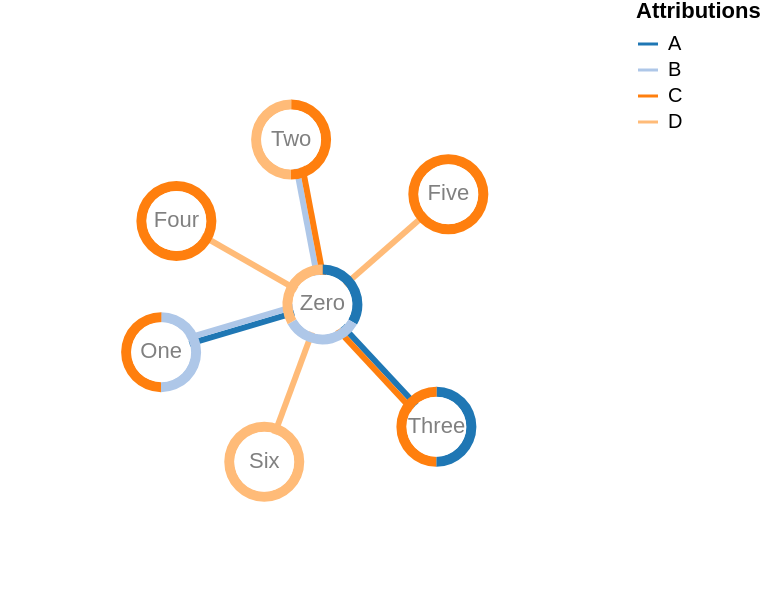

Here is the Vega-Lite specification saved for this chart:
### Vega specification from a JSON file in a GitHub repository (floating-point values rounded to 4 significant figures)
{"$schema": "https://vega.github.io/schema/vega/v5.json", "description": "A node-link diagram with force-directed and attributions as arc-segments, multilines.", "width": 300, "height": 300, "padding": 0, "signals": [{"name": "cx", "update": "width / 2"}, {"name": "cy", "update": "height / 2"}, {"name": "innerRadius", "value": 15}, {"name": "bandWidth", "value": 5}, {"name": "nodeCharge", "value": -80}, {"name": "linkDistance", "value": 80}, {"name": "lineWidth", "value": 3}, {"name": "static", "value": true, "bind": {"input": "checkbox"}}, {"description": "State variable for active node fix status.", "name": "fix", "value": false, "on": [{"events": "symbol:mouseout[!event.buttons], window:mouseup", "update": "false"}, {"events": "symbol:mouseover", "update": "fix || true"}, {"events": "[symbol:mousedown, window:mouseup] > window:mousemove!", "update": "xy()", "force": true}]}, {"description": "Graph node most recently interacted with.", "name": "node", "value": null, "on": [{"events": "symbol:mouseover", "update": "fix === true ? item() : node"}]}, {"description": "Flag to restart Force simulation upon data changes.", "name": "restart", "value": false, "on": [{"events": {"signal": "fix"}, "update": "fix && fix.length"}]}], "scales": [{"name": "color", "type": "ordinal", "range": {"scheme": "category20"}, "domain": {"sort": {"order": "ascending"}, "fields": [{"data": "node-attributions", "field": "attribution"}, {"data": "link-attributions", "field": "attribution"}]}}], "legends": [{"title": "Attributions", "stroke": "color", "symbolType": "stroke"}], "marks": [{"name": "nodes", "type": "symbol", "zindex": 1, "from": {"data": "node-data"}, "on": [{"trigger": "fix", "modify": "node", "values": "fix === true ? {fx: node.x, fy: node.y} : {fx: fix[0], fy: fix[1]}"}, {"trigger": "!fix", "modify": "node", "values": "{fx: null, fy: null}"}], "encode": {"enter": {"fill": {"value": "white"}, "size": {"signal": "2 * (innerRadius+bandWidth+1) * (innerRadius+bandWidth+1)"}}, "update": {"cursor": {"value": "pointer"}}}, "transform": [{"type": "force", "iterations": 300, "restart": {"signal": "restart"}, "static": {"signal": "static"}, "signal": "force", "forces": [{"force": "center", "x": {"signal": "cx"}, "y": {"signal": "cy"}}, {"force": "collide", "radius": {"signal": "innerRadius+bandWidth"}}, {"force": "nbody", "strength": {"signal": "nodeCharge"}}, {"force": "link", "links": "link-data", "distance": {"signal": "linkDistance"}}]}]}, {"name": "links", "type": "group", "zindex": 0, "from": {"facet": {"data": "link-data", "name": "link-facets", "groupby": "id"}}, "data": [{"name": "linky-data", "source": "link-facets", "transform": [{"type": "flatten", "fields": ["attribution"], "index": "_idx"}, {"type": "formula", "as": "weight", "expr": "1"}, {"type": "formula", "as": "slot", "expr": "if(datum._idx%2==0, datum._idx/2, -(datum._idx+1)/2)"}, {"type": "formula", "as": "idx", "expr": "datum.source.x-datum.target.x"}, {"type": "formula", "as": "idy", "expr": "datum.source.y-datum.target.y"}, {"type": "formula", "as": "length", "expr": "sqrt(pow(datum.idx, 2) + pow(datum.idy, 2))"}, {"type": "formula", "as": "Ax", "expr": "-datum.idy/datum.length"}, {"type": "formula", "as": "Ay", "expr": "datum.idx/datum.length"}, {"type": "formula", "as": "nx", "expr": "datum.source.x + datum.slot * lineWidth * datum.Ax"}, {"type": "formula", "as": "nx2", "expr": "datum.target.x + datum.slot * lineWidth * datum.Ax"}, {"type": "formula", "as": "ny", "expr": "datum.source.y + datum.slot * lineWidth * datum.Ay"}, {"type": "formula", "as": "ny2", "expr": "datum.target.y + datum.slot * lineWidth * datum.Ay"}]}], "marks": [{"type": "rule", "name": "lines", "from": {"data": "linky-data"}, "encode": {"enter": {"stroke": {"scale": "color", "field": "attribution"}, "strokeWidth": {"signal": "lineWidth"}}, "update": {"x": {"field": "nx"}, "y": {"field": "ny"}, "x2": {"field": "nx2"}, "y2": {"field": "ny2"}}}}]}, {"name": "nodeHalos", "type": "group", "from": {"facet": {"data": "node-attributions", "name": "node-facets", "groupby": "id"}}, "data": [{"name": "attribution-arcs", "source": "node-facets", "transform": [{"type": "pie", "field": "weight", "startAngle": 0, "endAngle": 6.29, "sort": true}, {"type": "lookup", "from": "nodes", "key": "datum.id", "fields": ["id"], "values": ["x", "y"]}]}], "marks": [{"type": "arc", "from": {"data": "attribution-arcs"}, "encode": {"enter": {"fill": {"scale": "color", "field": "attribution"}, "startAngle": {"field": "startAngle"}, "endAngle": {"field": "endAngle"}, "innerRadius": {"signal": "innerRadius"}, "outerRadius": {"signal": "innerRadius+bandWidth"}}, "update": {"x": {"field": "x"}, "y": {"field": "y"}}}}]}, {"type": "text", "name": "labels", "zindex": 2, "interactive": false, "from": {"data": "nodes"}, "encode": {"enter": {"text": {"field": "datum.label"}, "align": {"value": "center"}, "baseline": {"value": "middle"}}, "update": {"x": {"field": "x"}, "y": {"field": "y"}, "fill": [{"test": "indexof(datum.datum.attribution, '*all*')>=0", "value": "lightgray"}, {"value": "gray"}]}}}], "data": [{"name": "node-data", "values": [{"id": 0, "label": "Zero", "attribution": ["A", "B", "D"]}, {"id": 1, "label": "One", "attribution": ["B", "C"]}, {"id": 2, "label": "Two", "attribution": ["C", "D"]}, {"id": 3, "label": "Three", "attribution": ["A", "C"]}, {"id": 4, "label": "Four", "attribution": ["C"]}, {"id": 5, "label": "Five", "attribution": ["C"]}, {"id": 6, "label": "Six", "attribution": ["D"]}]}, {"name": "link-data", "values": [{"id": 1, "source": 0, "target": 1, "attribution": ["A", "B"]}, {"id": 2, "source": 0, "target": 2, "attribution": ["B", "C"]}, {"id": 3, "source": 0, "target": 3, "attribution": ["A", "C"]}, {"id": 4, "source": 0, "target": 4, "attribution": ["D"]}, {"id": 5, "source": 0, "target": 5, "attribution": ["D"]}, {"id": 6, "source": 0, "target": 6, "attribution": ["D"]}]}, {"name": "node-attributions", "source": "node-data", "transform": [{"type": "flatten", "fields": ["attribution"]}, {"type": "formula", "as": "weight", "expr": "1"}]}, {"name": "link-attributions", "source": "link-data", "transform": [{"type": "flatten", "fields": ["attribution"], "index": "_idx"}]}]}
